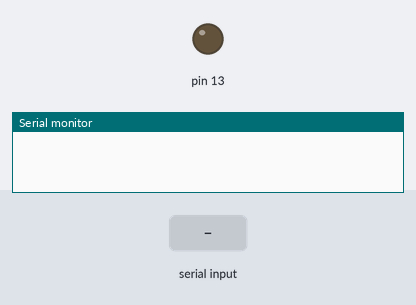
A sketch run on a simulated Arduino Uno, built with avr-gcc and run on an emulated ATmega328P. Parts: output pins drawn as LEDs (lit = HIGH), the last lines printed to the serial monitor. The inputs (shaded band) are chosen by the test bench.

Above: at 1.2 s.
1.3 s: "1" received over Serial
At 2.1 s:
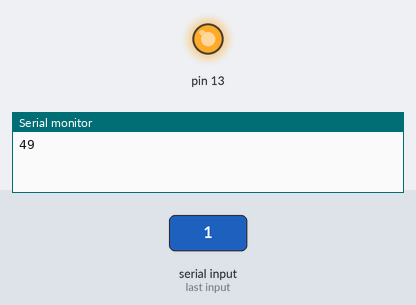
3.8 s: "0" received over Serial
At 9.5 s:
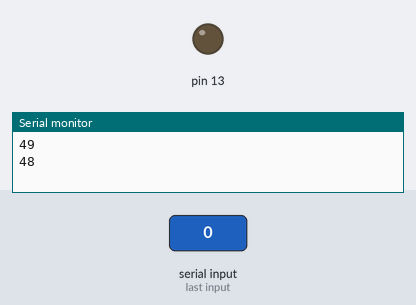
Timing chart, 0 to 11.0 s (numbered marks = the images above; inputs shaded):
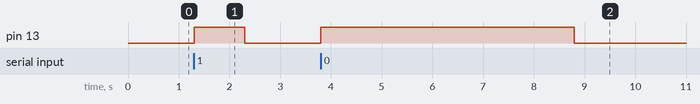

The sketch:

blink_serial.ino
```cpp
void setup()
{
  pinMode(13,OUTPUT);
  digitalWrite(13,LOW);
  Serial.begin(9600);
}

void loop()
{
  if(Serial.available() > 0)
  {
    int data=Serial.read();
    Serial.println(data);
    if(data == 49)
    {
      digitalWrite(13,HIGH);
      delay(1000);
    }
     else if(data == 48)
    {
      digitalWrite(13,HIGH);
      delay(5000);
    }
  }
    else
    {
      digitalWrite(13,LOW);
    }
}
```

Measured:
- after the input at 1.3 s, pin 13: LOW → HIGH at once, → LOW 1.0 s later
- after the input at 3.8 s, pin 13: LOW → HIGH at once, → LOW 5.0 s later
